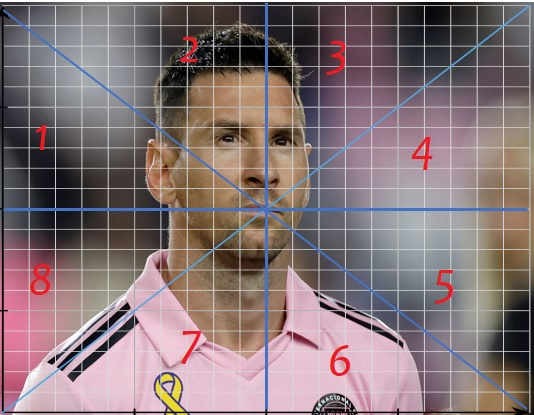
#> input picture TD2/MESSI.jpg, 534 x 415 px
$ jupyter execute TD2.ipynb
#> lines starting #> are read from the running program, lines starting #| are printed output that depends on the picture
[cell 1]
import cv2
import matplotlib.pyplot as plt
import numpy as np

# Part 1: Apply the code from course “Geometric Transformations of Images” in image “Messi .jpg”

[cell 2]
#1 - Upload an image
image = cv2.imread('MESSI.jpg')
#> image is the input picture: shape (415, 534, 3); mean B, G, R 119.2, 116.6, 133.7

#2 - Read an image in grayscale mode
img = cv2.imread('MESSI.jpg', cv2.IMREAD_GRAYSCALE)
#> img: shape (415, 534); min 0, max 255, mean 122

#3 - Display the original and transformed images using OpenCV
cv2.namedWindow("Original", cv2.WINDOW_NORMAL)
cv2.namedWindow("Transformed", cv2.WINDOW_NORMAL)
cv2.imshow("Original", image)
cv2.imshow("Transformed", img)
cv2.waitKey(0)
cv2.destroyAllWindows()

## Transformation of the image to match a second set of points

[cell 3]
#4 - Apply a 2D affine transformation (translation)

rows,cols = img.shape
#> rows = 415; cols = 534
# To do an affine transformation, create a 2x3 transformation matrix called "M."
M = np.float32([[1,0,100],[0,1,50]])
# This matrix moves the image 50 pixels down and 100 pixels to the right (in the y-axis).


# Use the warpAffine function to apply the affine transformation to the image.
# The size of the output image is specified by the 'cols' and 'rows' variables.
# The terms "rows" and "cols" refer to the number of rows and the number of columns, respectively.
dst = cv2.warpAffine(img,M,(cols,rows))

#5 - Display the original and transformed images using OpenCV.
cv2.namedWindow("Original", cv2.WINDOW_NORMAL)
cv2.namedWindow("Transformed", cv2.WINDOW_NORMAL)
cv2.imshow("Original", img)
cv2.imshow("Transformed", dst)
cv2.waitKey(0)
cv2.destroyAllWindows()

[cell 4]
#6 - Calculate a 2D affine transformation matrix for a 90-degree rotation

rows,cols = img.shape
M = cv2.getRotationMatrix2D(((cols-1)/2.0,(rows-1)/2.0),90,1)
# The center of rotation, which is normally the center of the image, is defined as ((cols-1)/2.0, (rows-1)/2.0.
# The '1' scaling factor indicates that there is no scaling performed throughout the rotation.


#7 - Apply this rotation to the image, creating the 'dst' image.
dst = cv2.warpAffine(img,M,(cols,rows))

#8 - Define two sets of corresponding points for an affine transformation
pts1 = np.float32([[50,50],[200,50],[50,200]])
pts2 = np.float32([[10,100],[200,50],[100,250]])

#9 - Calculate the transformation matrix 'M'
M = cv2.getAffineTransform(pts1,pts2)

#10 - Apply the transformation to the image
dst = cv2.warpAffine(img,M,(cols,rows))

#11 - Display both the input and output images using Matplotlib.
plt.subplot(121),plt.imshow(img),plt.title('Input')
plt.subplot(122),plt.imshow(dst),plt.title('Output')
plt.show()

## The perspective transformation of the image to match the second set of points effectively changes the perspective.

[cell 5]
#12 - Define two sets of corresponding points for a perspective transformation

pts1 = np.float32([[56,65],[368,52],[28,387],[389,390]])
pts2 = np.float32([[0,0],[300,0],[0,300],[300,300]])

#13 - Calculate the transformation matrix 'M'
M = cv2.getPerspectiveTransform(pts1,pts2)

#14 - Apply the transformation to the image
dst = cv2.warpPerspective(img,M,(300,300))
#> dst: shape (300, 300)

#15 - Display both the input and output images using Matplotlib.
plt.subplot(121),plt.imshow(img),plt.title('Input')
plt.subplot(122),plt.imshow(dst),plt.title('Output')
plt.show()

# Part 2: Apply change of the code from course “Geometric Transformations of Images” in image “MESSI.jpg”

[cell 6]
#1 - Image Rotation (Arbitrary Angle):
rows,cols = img.shape

# cols-1 and rows-1 are the coordinate limits.
M = cv2.getRotationMatrix2D(((cols-1)/2.0,(rows-1)/2.0),60,1)
dst = cv2.warpAffine(img,M,(cols,rows))
#> dst: shape (415, 534)

plt.subplot(121),plt.imshow(img),plt.title('Input')
plt.subplot(122),plt.imshow(dst),plt.title('Output')
plt.show()

[cell 7]
#2 - Scaling with Interpolation

# Resize 'img' using cubic interpolation to increase its size by a factor of 4 in both x and y directions.
res = cv2.resize(img,None,fx=4, fy=4, interpolation = cv2.INTER_CUBIC)
# Resize 'img' using nearest-neighbor interpolation to increase its size by a factor of 2 in both x and y directions.
res2 = cv2.resize(img,None,fx=2, fy=2, interpolation = cv2.INTER_NEAREST)
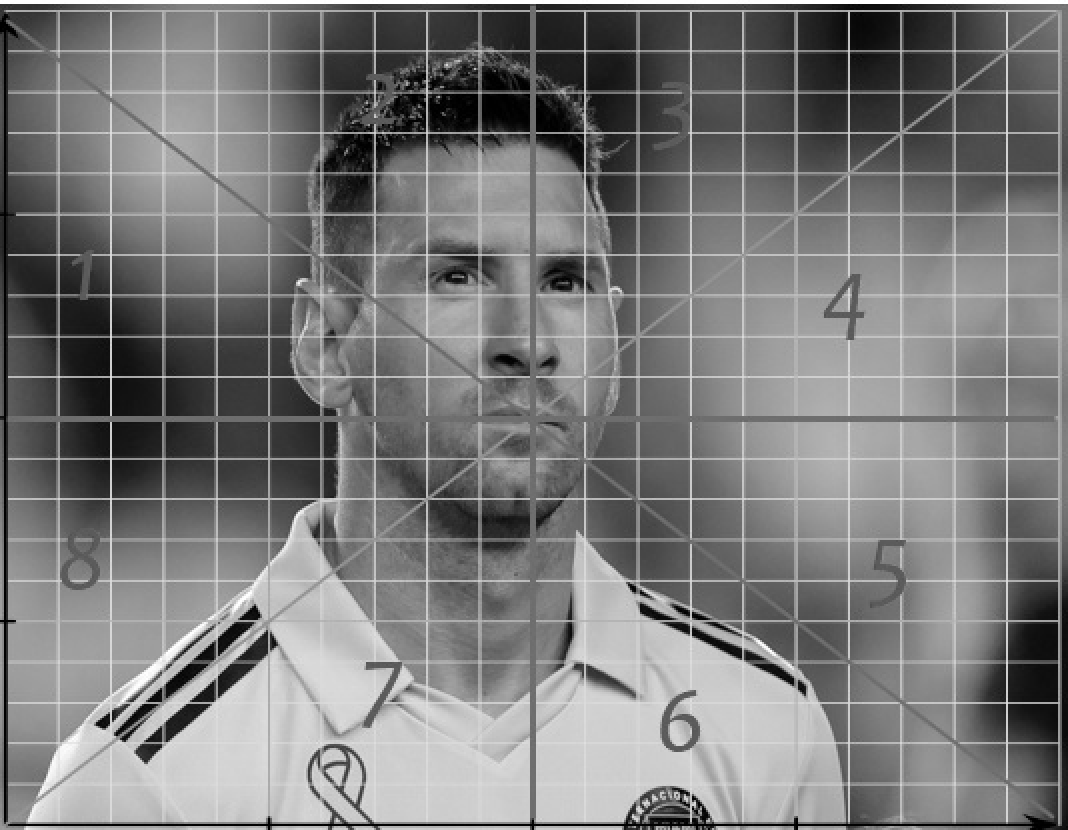
#> res2: shape (830, 1068); min 0, max 255, mean 122
# Resize 'img' using bilinear interpolation to increase its size by a factor of 2 in both x and y directions.
res3 = cv2.resize(img,None,fx=2, fy=2, interpolation = cv2.INTER_LINEAR)

fig, axes = plt.subplots(1, 3, figsize=(12, 4))

# Display the images in the subplots
axes[0].imshow(res)
axes[1].imshow(res2)
axes[2].imshow(res3)

# Add titles to the subplots
axes[0].set_title('Image 1')
axes[1].set_title('Image 2')
axes[2].set_title('Image 3')

plt.tight_layout()
plt.show()

[cell 8]
#3 - Shearing (Horizontal and Vertical):
#Horizontal

rows, cols, dim = image.shape
#> dim = 3
# transformation matrix for Shearing
# shearing applied to x-axis
M = np.float32([[1, 0.5, 0], [0, 1, 0], [0,   0, 1]])


dst = cv2.warpPerspective(img,M,(int(cols*1.5),int(rows*1.5)))
#> dst: shape (622, 801)
plt.axis('off')
# show the resulting image
plt.imshow(dst)
plt.show()
# save the resulting image to disk

[cell 9]
#Vertical


rows, cols, dim = image.shape
# transformation matrix for Shearing
# shearing applied to y-axis

M = np.float32([[1,   0, 0], [0.5, 1, 0], [0,   0, 1]])
# apply a perspective transformation to the image
sheared_img = cv2.warpPerspective(img,M,(int(cols*1.5),int(rows*1.5)))
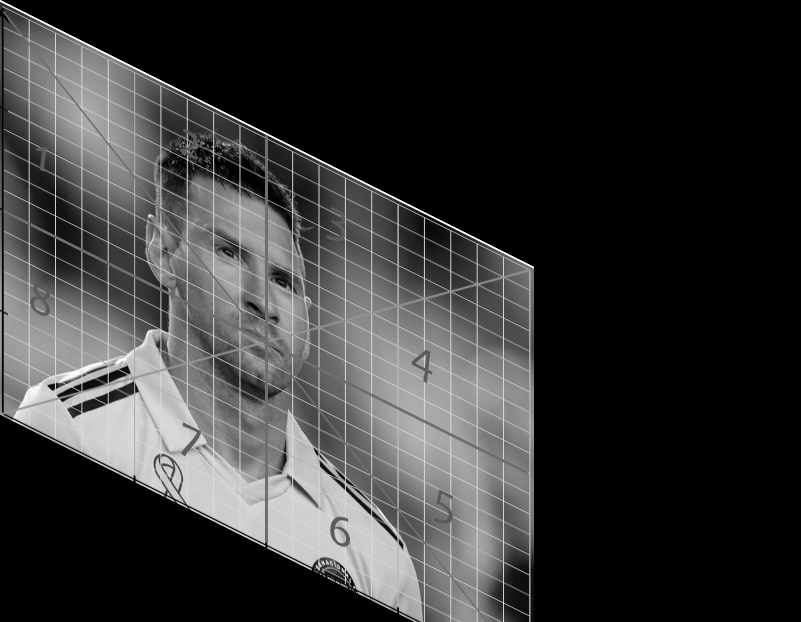
#> sheared_img: shape (622, 801); min 0, max 255, mean 53.6
# disable x & y axis
plt.axis('off')
# show the resulting image
plt.imshow(sheared_img)
plt.show()
# save the resulting image to disk

[cell 10]
#4 - Affine Transformation (Including Scaling and Translation):

# Cubic interpolation is used to resize the image so that it is 4 times larger in both the x and y directions.
res = cv2.resize(img,None,fx=4, fy=4, interpolation = cv2.INTER_CUBIC)
M = np.float32([[1,   0, 0], [0.5, 1, 0]])
dst = cv2.warpAffine(res,M,(cols,rows))
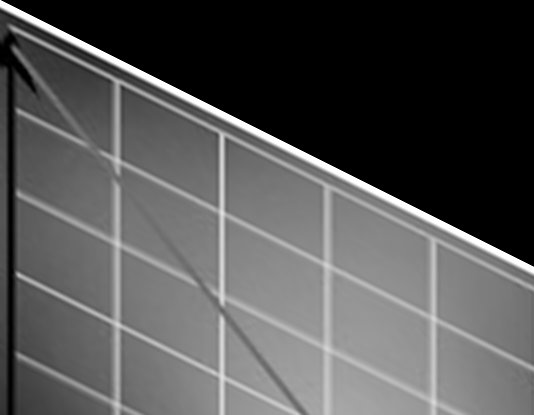
#> dst: shape (415, 534); min 0, max 255, mean 84.4

plt.axis('off')
# show the resulting image
plt.imshow(dst)
plt.show()

[cell 11]
#5 - Perspective Transformation

# Define the source and destination points
pts1 = np.float32([[56, 65], [368, 52], [28, 387], [389, 390]])
pts2 = np.float32([[0, 0], [400, 0], [0, 400], [400, 400]])


# Calculate the perspective transformation matrix
M = cv2.getPerspectiveTransform(pts1,pts2)

# Apply the perspective transformation to the image
dst = cv2.warpPerspective(img, M, (400, 400))
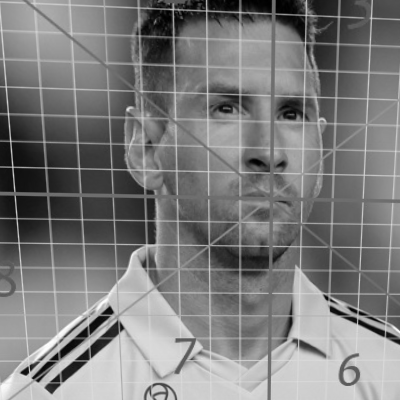
#> dst: shape (400, 400); min 0, max 254, mean 123.6


# Display the input and output images
plt.subplot(121),plt.imshow(img),plt.title('Input')
plt.subplot(122),plt.imshow(dst),plt.title('Output')
plt.show()

[cell 12]
#6 - Image Reflection (Horizontal and Vertical):
rows, cols, dim = image.shape
# transformation matrix for x-axis reflection
M = np.float32([[1,  0, 0   ],
                [0, -1, rows],
                [0,  0, 1   ]])
#> M = [[1, 0, 0], [0, -1, 415], [0, 0, 1]]


reflected_img = cv2.warpPerspective(img,M,(int(cols),int(rows)))
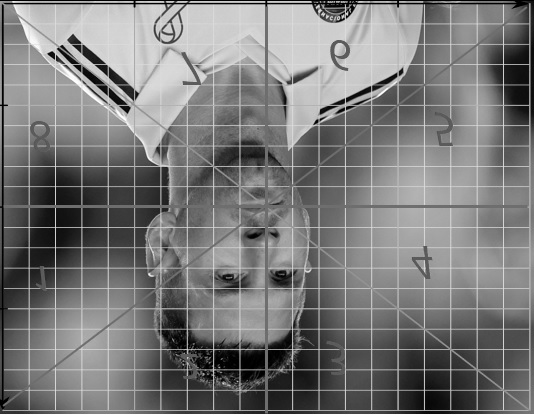
#> reflected_img: shape (415, 534); min 0, max 255, mean 121.3
plt.axis('off')
plt.imshow(reflected_img)
plt.show()

[cell 13]
 # transformation matrix for y-axis reflection
M = np.float32([[-1, 0, cols],
                 [ 0, 1, 0   ],
                 [ 0, 0, 1   ]])
#> M = [[-1, 0, 534], [0, 1, 0], [0, 0, 1]]

reflected_img = cv2.warpPerspective(img,M,(int(cols),int(rows)))
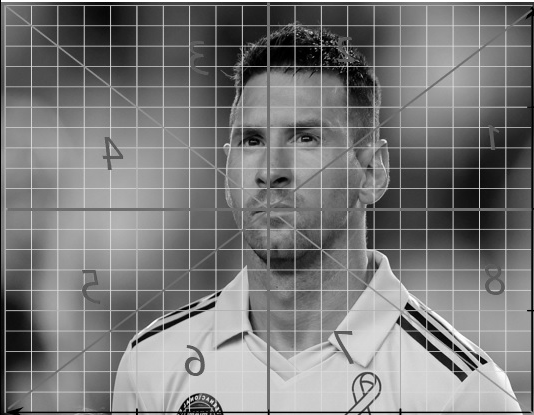
#> reflected_img: shape (415, 534); min 0, max 255, mean 121.8
plt.axis('off')
plt.imshow(reflected_img)
plt.show()

[cell 14]
center_x, center_y = img.shape[1] // 2, img.shape[0] // 2
distortion_strength = 0.5

rows, cols = img.shape
M = np.float32([[1, 0, 0], [0.8, 1, 0]])
rotated_image = cv2.warpAffine(img, M, (cols, rows))
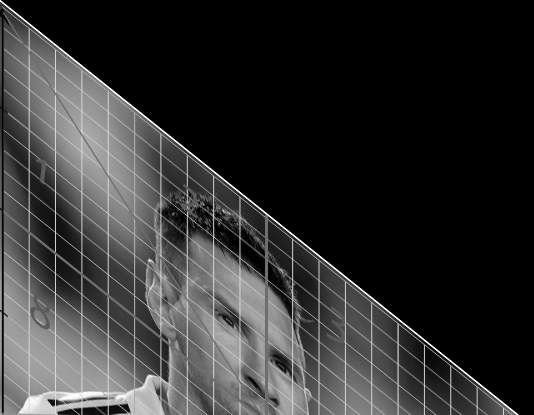
#> rotated_image: shape (415, 534); min 0, max 255, mean 49.6

scale_factor = 1.5
scaled_image = cv2.resize(rotated_image, None, fx=scale_factor, fy=scale_factor, interpolation=cv2.INTER_LINEAR)

shear_factor = 0.4
shear_matrix = np.array([[1, shear_factor, 0], [0, 1, 0]], dtype=np.float32)
sheared_image = cv2.warpAffine(scaled_image, shear_matrix, (cols, rows))
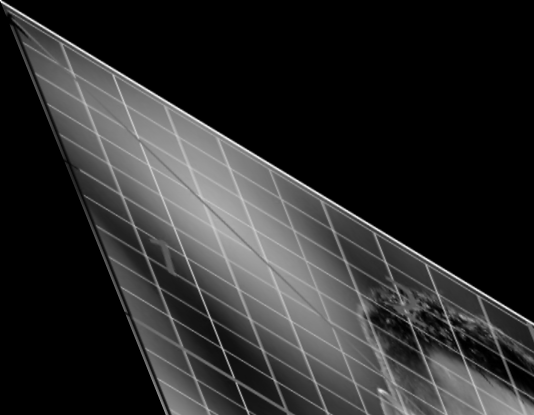
#> sheared_image: shape (415, 534); min 0, max 255, mean 43.5

affine_matrix = np.array([[1, 0.4, 50], [0.2, 1.8, 30]], dtype=np.float32)
affine_image = cv2.warpAffine(sheared_image, affine_matrix, (cols, rows))

perspective_matrix = np.array([[1, 0.4, 0], [0, 1.8, 0.01], [0.001, 0.001, 1]], dtype=np.float32)
output_image = cv2.warpPerspective(affine_image, perspective_matrix, (cols, rows))
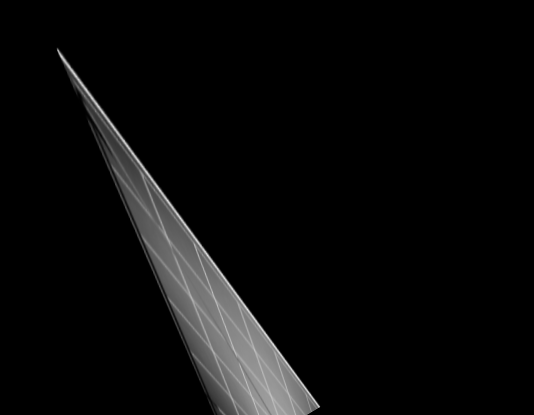
#> output_image: shape (415, 534); min 0, max 228, mean 10.6

plt.figure(figsize=(8, 8))
plt.subplot(121), plt.imshow(cv2.cvtColor(img, cv2.COLOR_BGR2RGB)), plt.title('Image originale')
plt.subplot(122), plt.imshow(cv2.cvtColor(output_image, cv2.COLOR_BGR2RGB)), plt.title('Effet Fish-Eye')
plt.show()
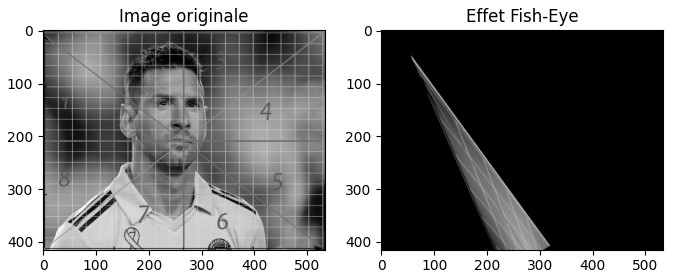
#> figure drawn by matplotlib, 2 panels


#i clearly didn't find another way to create this fisheye effect without using a function done by chatgpt

$ run again, with TD2/city_sheared.jpg copied over TD2/MESSI.jpg
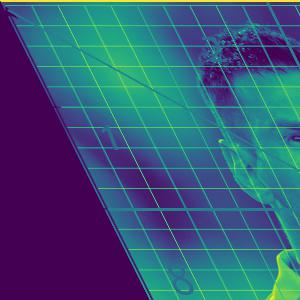
#> input picture TD2/city_sheared.jpg, 300 x 300 px
#> image is the input picture: shape (300, 300, 3); mean B, G, R 119.6, 85.7, 55.8
#> `output_image = cv2.warpPerspective(affine_image, perspective_matrix, (..`:
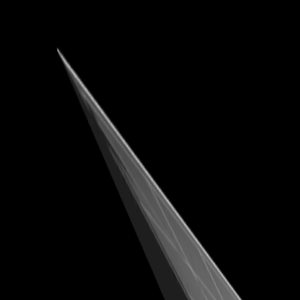
#> output_image: shape (300, 300); min 0, max 192, mean 8.6
#> `plt.show()`:
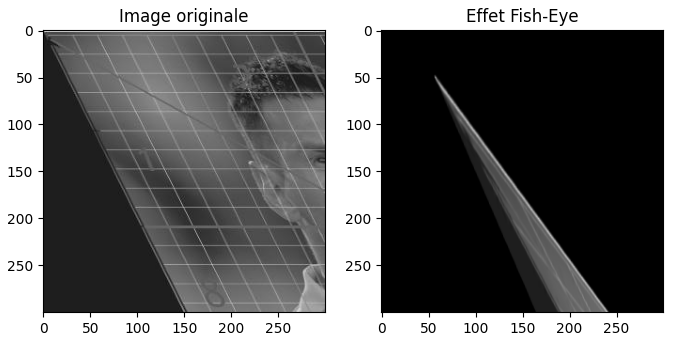
#> figure drawn by matplotlib, 2 panels
